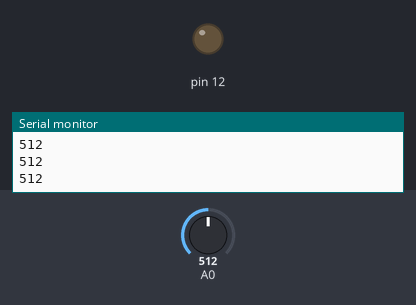
The sketch below on a simulated Arduino Uno, built with avr-gcc and run on an emulated ATmega328P. Shown: output pins drawn as LEDs (lit = HIGH), the last lines printed to the serial monitor. Inputs (shaded band) come from the test bench; at power-on: A0 = 512.

Above: at 1.2 s.
1.3 s: A0 set to 357
2.8 s: A0 set to 342
At 3.2 s:
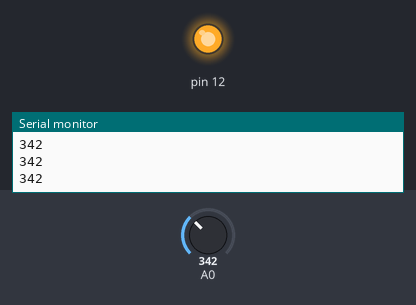
4.3 s: A0 set to 360
At 5.5 s:
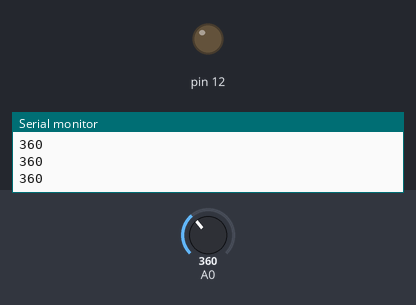
5.8 s: A0 set to 340
At 6.7 s:
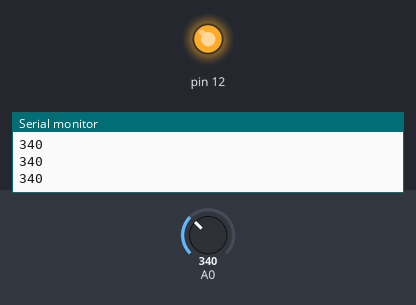
Timing chart, 0 to 8.3 s (numbered marks = the images above; inputs shaded):
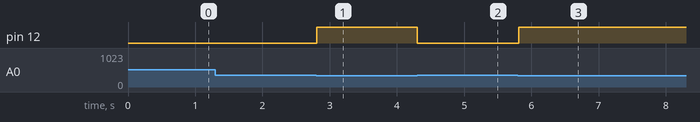

Measured:
- the behaviour switches between 350 and 349 on A0 (found by bisection; images 0 and 1)
- after the input at 2.8 s, pin 12: LOW → HIGH at once
- after the input at 4.3 s, pin 12: HIGH → LOW at once
- after the input at 5.8 s, pin 12: LOW → HIGH at once

The sketch:

sensor.ino
```cpp
void setup() {
  // put your setup code here, to run once:
Serial.begin(9600);
pinMode(12,OUTPUT);
}

void loop() {
  // put your main code here, to run repeatedly:
int sensor=analogRead(A0);
Serial.println(sensor);
if(sensor<350){
  digitalWrite(12,HIGH);
  }
  else{
    digitalWrite(12,LOW);
    }
}
```
